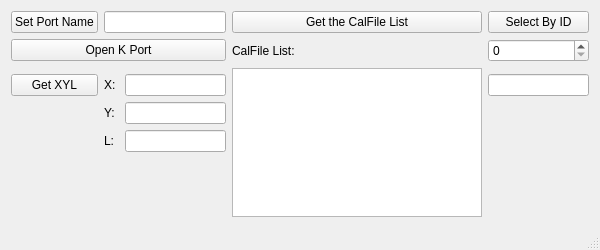
<?xml version="1.0" encoding="UTF-8"?>
<ui version="4.0">
 <class>MainWindow</class>
 <widget class="QMainWindow" name="MainWindow">
  <property name="geometry">
   <rect>
    <x>0</x>
    <y>0</y>
    <width>600</width>
    <height>250</height>
   </rect>
  </property>
  <property name="windowTitle">
   <string>MainWindow</string>
  </property>
  <widget class="QWidget" name="centralWidget">
   <layout class="QGridLayout" name="gridLayout">
    <item row="0" column="0">
     <widget class="QPushButton" name="pushButton">
      <property name="text">
       <string>Set Port Name</string>
      </property>
     </widget>
    </item>
    <item row="0" column="1" colspan="2">
     <widget class="QLineEdit" name="linePort"/>
    </item>
    <item row="0" column="3">
     <widget class="QPushButton" name="pushButton_4">
      <property name="text">
       <string>Get the CalFile List</string>
      </property>
     </widget>
    </item>
    <item row="0" column="4">
     <widget class="QPushButton" name="pushButton_7">
      <property name="text">
       <string>Select By ID</string>
      </property>
     </widget>
    </item>
    <item row="1" column="0" colspan="3">
     <widget class="QPushButton" name="pushButton_2">
      <property name="text">
       <string>Open K Port</string>
      </property>
     </widget>
    </item>
    <item row="1" column="3">
     <widget class="QLabel" name="label_3">
      <property name="text">
       <string>CalFile List:</string>
      </property>
     </widget>
    </item>
    <item row="1" column="4">
     <widget class="QSpinBox" name="spin_ID"/>
    </item>
    <item row="3" column="0">
     <widget class="QPushButton" name="pushButton_3">
      <property name="text">
       <string>Get XYL</string>
      </property>
     </widget>
    </item>
    <item row="3" column="1">
     <widget class="QLabel" name="label">
      <property name="text">
       <string>X: </string>
      </property>
     </widget>
    </item>
    <item row="3" column="2">
     <widget class="QLineEdit" name="lineEdit_x"/>
    </item>
    <item row="3" column="4">
     <widget class="QLineEdit" name="lineName"/>
    </item>
    <item row="4" column="1">
     <widget class="QLabel" name="label_2">
      <property name="text">
       <string>Y:</string>
      </property>
     </widget>
    </item>
    <item row="4" column="2">
     <widget class="QLineEdit" name="lineEdit_y"/>
    </item>
    <item row="5" column="1">
     <widget class="QLabel" name="label_4">
      <property name="text">
       <string>L:</string>
      </property>
     </widget>
    </item>
    <item row="5" column="2">
     <widget class="QLineEdit" name="lineEdit_l"/>
    </item>
    <item row="6" column="2">
     <spacer name="verticalSpacer">
      <property name="orientation">
       <enum>Qt::Vertical</enum>
      </property>
      <property name="sizeHint" stdset="0">
       <size>
        <width>20</width>
        <height>40</height>
       </size>
      </property>
     </spacer>
    </item>
    <item row="2" column="3" rowspan="5">
     <widget class="QListWidget" name="calFileList"/>
    </item>
   </layout>
  </widget>
  <widget class="QStatusBar" name="statusBar"/>
 </widget>
 <layoutdefault spacing="6" margin="11"/>
 <resources/>
 <connections/>
</ui>
